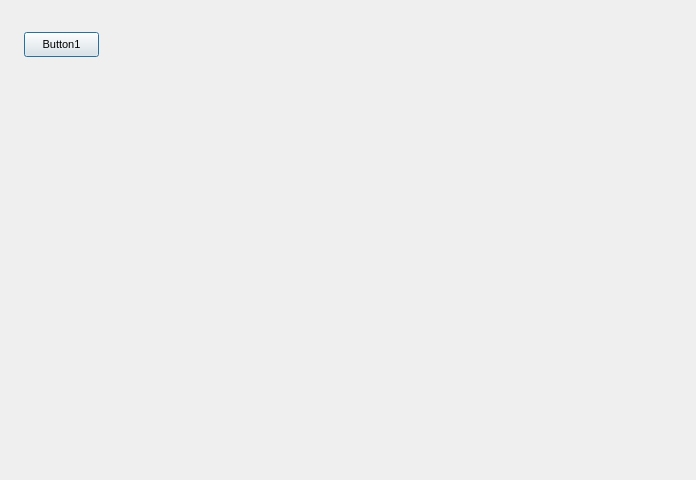
<?xml version="1.0" encoding="UTF-8"?>
<ui version="4.0">
  <class>Form1</class>
  <widget class="QDialog" name="Form1">
    <property name="geometry">
      <rect>
        <x>0</x>
        <y>0</y>
        <width>696</width>
        <height>480</height>
      </rect>
    </property>
    <property name="windowTitle">
      <string>Form1</string>
    </property>
    <property name="font">
      <font>
        <family>MS Sans Serif</family>
        <pointsize>8</pointsize>
      </font>
    </property>
    <widget class="QPushButton" name="Button1">
      <property name="geometry">
        <rect>
          <x>24</x>
          <y>32</y>
          <width>75</width>
          <height>25</height>
        </rect>
      </property>
      <property name="windowTitle">
        <string>Button1</string>
      </property>
      <property name="text">
        <string>Button1</string>
      </property>
    </widget>
  </widget>
  <resources/>
  <connections/>
</ui>
